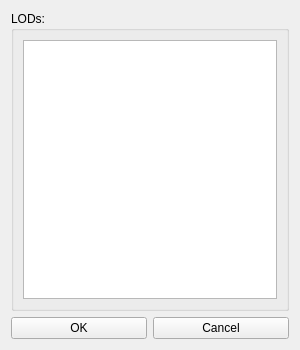
<?xml version="1.0" encoding="UTF-8"?>
<ui version="4.0">
 <class>sgPickLOD</class>
 <widget class="QWidget" name="sgPickLOD">
  <property name="windowModality">
   <enum>Qt::ApplicationModal</enum>
  </property>
  <property name="geometry">
   <rect>
    <x>0</x>
    <y>0</y>
    <width>300</width>
    <height>350</height>
   </rect>
  </property>
  <property name="sizePolicy">
   <sizepolicy hsizetype="Preferred" vsizetype="Preferred">
    <horstretch>0</horstretch>
    <verstretch>0</verstretch>
   </sizepolicy>
  </property>
  <property name="minimumSize">
   <size>
    <width>300</width>
    <height>350</height>
   </size>
  </property>
  <property name="maximumSize">
   <size>
    <width>300</width>
    <height>350</height>
   </size>
  </property>
  <property name="windowTitle">
   <string>Convert ui to python</string>
  </property>
  <layout class="QGridLayout" name="gridLayout">
   <item row="0" column="0">
    <widget class="QGroupBox" name="groupBox_sgListLODs">
     <property name="title">
      <string>LODs: </string>
     </property>
     <layout class="QGridLayout" name="gridLayout_4">
      <item row="0" column="0">
       <widget class="QListWidget" name="listWidget_sgListPickLOD">
        <property name="selectionMode">
         <enum>QAbstractItemView::ExtendedSelection</enum>
        </property>
       </widget>
      </item>
     </layout>
    </widget>
   </item>
   <item row="1" column="0">
    <layout class="QHBoxLayout" name="horizontalLayout">
     <item>
      <widget class="QPushButton" name="pushButton_sgOkLOD">
       <property name="minimumSize">
        <size>
         <width>0</width>
         <height>0</height>
        </size>
       </property>
       <property name="text">
        <string>OK</string>
       </property>
      </widget>
     </item>
     <item>
      <widget class="QPushButton" name="pushButton_sgCancelLOD">
       <property name="text">
        <string>Cancel</string>
       </property>
      </widget>
     </item>
    </layout>
   </item>
  </layout>
 </widget>
 <resources/>
 <connections/>
</ui>
